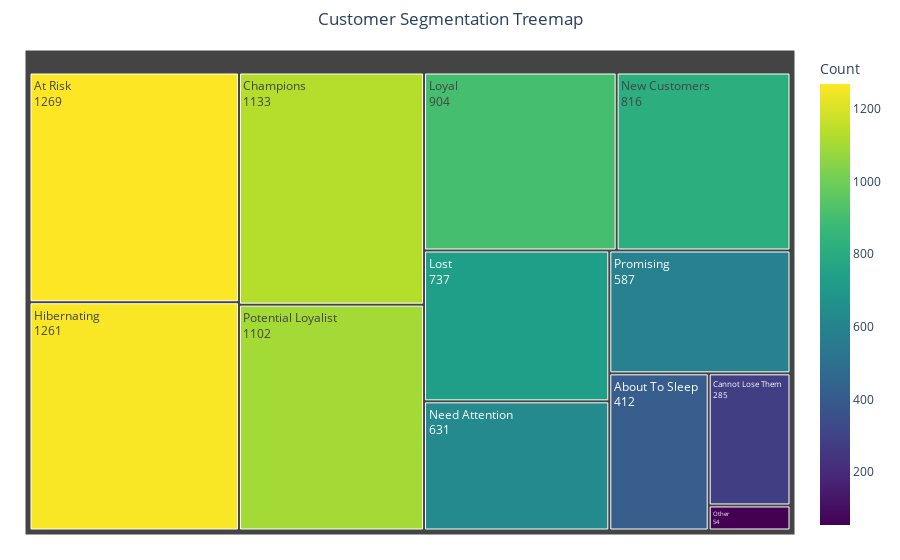

The code cell stored with this chart in its notebook:
### Code cell
# rfm_df = assign_rfm_labels(rfm_df)
print(plot_treemap(rfm_df_complex))

### Figure 1 — Plotly figure (JSON) as saved in the notebook; plotly's stock layout.template omitted (floating-point values rounded to 4 significant figures)
{"data": [{"branchvalues": "total", "customdata": [[412], [1269], [285], [1133], [1261], [737], [904], [631], [816], [54], [1102], [587]], "domain": {"x": [0, 1], "y": [0, 1]}, "hovertemplate": "<b>%{label}</b><br>Count: %{value}", "ids": ["About To Sleep", "At Risk", "Cannot Lose Them", "Champions", "Hibernating", "Lost", "Loyal", "Need Attention", "New Customers", "Other", "Potential Loyalist", "Promising"], "labels": ["About To Sleep", "At Risk", "Cannot Lose Them", "Champions", "Hibernating", "Lost", "Loyal", "Need Attention", "New Customers", "Other", "Potential Loyalist", "Promising"], "marker": {"coloraxis": "coloraxis", "colors": [412, 1269, 285, 1133, 1261, 737, 904, 631, 816, 54, 1102, 587]}, "name": "", "parents": ["", "", "", "", "", "", "", "", "", "", "", ""], "textinfo": "label+value", "type": "treemap", "values": [412, 1269, 285, 1133, 1261, 737, 904, 631, 816, 54, 1102, 587]}], "layout": {"coloraxis": {"colorbar": {"title": {"text": "Count"}}, "colorscale": [[0, "#440154"], [0.1111, "#482878"], [0.2222, "#3e4989"], [0.3333, "#31688e"], [0.4444, "#26828e"], [0.5556, "#1f9e89"], [0.6667, "#35b779"], [0.7778, "#6ece58"], [0.8889, "#b5de2b"], [1, "#fde725"]]}, "legend": {"tracegroupgap": 0}, "margin": {"b": 25, "l": 25, "r": 25, "t": 50}, "title": {"text": "Customer Segmentation Treemap", "x": 0.5}}}
